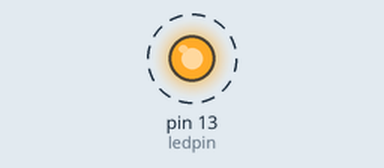
This sketch was run on a simulated Arduino Uno, built with avr-gcc and run on an emulated ATmega328P. On the bench: output pins drawn as LEDs (lit = HIGH). Dashed ring = blinking.

Above: at 0.1 s.
Timing chart, 0 to 3.0 s (numbered marks = the images above):
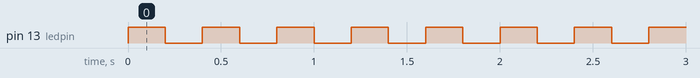

The sketch:

blinking.ino
```cpp
int ledpin=13;

void setup() {
  // put your setup code here, to run once:
pinMode(ledpin,OUTPUT);
}

void loop() {
  // put your main code here, to run repeatedly:
 digitalWrite(ledpin,HIGH);
 delay(200);
 digitalWrite(ledpin,LOW);
 delay(200);
}
```

Measured:
- by itself, pin 13 (ledpin): alternates HIGH for 0.20 s and LOW for 0.20 s
